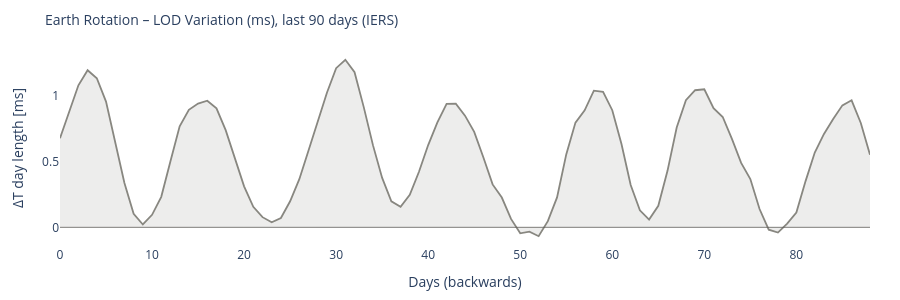

The cell this chart's notebook holds for it:
### Code cell
# ============================================================
# EARTH ROTATION – LOD variation (if IERS available)
# ============================================================

lod_col = None
if df_iers is not None:
    lod_col = next((c for c in df_iers.columns if 'lod' in c), None)

if df_iers is not None and lod_col:
    fig = go.Figure()
    fig.add_trace(go.Scatter(
        y=df_iers[lod_col].values,
        mode='lines',
        line=dict(color='#888780', width=1.8),
        fill='tozeroy', fillcolor='rgba(136,135,128,0.15)',
        name='LOD'
    ))
    fig.add_hline(y=0, line_color='#5F5E5A', line_width=0.8)
    fig.update_layout(
        title=dict(text='Earth Rotation – LOD Variation (ms), last 90 days (IERS)', font=dict(size=14)),
        xaxis_title='Days (backwards)', yaxis_title='ΔT day length [ms]',
        height=300,
        plot_bgcolor='rgba(0,0,0,0)', paper_bgcolor='rgba(0,0,0,0)',
        margin=dict(l=60, r=30, t=50, b=40)
    )
    fig.show()
else:
    print('IERS LOD data unavailable or column not found.')
    print('Reference: nominal day length =', CONSTANTS['sidereal_day_s'], 's')

### Figure 1 — Plotly figure (JSON) as saved in the notebook; plotly's stock layout.template omitted (floating-point values rounded to 4 significant figures)
{"data": [{"fill": "tozeroy", "fillcolor": "rgba(136,135,128,0.15)", "line": {"color": "#888780", "width": 1.8}, "mode": "lines", "name": "LOD", "type": "scatter", "y": [0.6776, 0.8844, 1.08, 1.195, 1.133, 0.9558, 0.6526, 0.3378, 0.103, 0.0217, 0.0954, 0.232, 0.5029, 0.7685, 0.8931, 0.9411, 0.963, 0.9044, 0.7392, 0.5277, 0.3116, 0.1557, 0.0774, 0.0379, 0.0706, 0.1982, 0.3662, 0.5839, 0.8048, 1.023, 1.21, 1.274, 1.18, 0.9141, 0.625, 0.3761, 0.1978, 0.1567, 0.2476, 0.4226, 0.6257, 0.7986, 0.9394, 0.9398, 0.849, 0.726, 0.5308, 0.3264, 0.2265, 0.064, -0.0451, -0.0326, -0.0674, 0.0467, 0.2277, 0.5546, 0.7964, 0.8894, 1.039, 1.03, 0.8905, 0.6339, 0.322, 0.1295, 0.0594, 0.164, 0.4296, 0.7596, 0.9667, 1.042, 1.05, 0.9055, 0.839, 0.6722, 0.4901, 0.3669, 0.1392, -0.0182, -0.0398, 0.0284, 0.1126, 0.3516, 0.569, 0.7101, 0.8229, 0.9274, 0.9657, 0.7934, 0.5518]}], "layout": {"height": 300, "margin": {"b": 40, "l": 60, "r": 30, "t": 50}, "paper_bgcolor": "rgba(0,0,0,0)", "plot_bgcolor": "rgba(0,0,0,0)", "shapes": [{"line": {"color": "#5F5E5A", "width": 0.8}, "type": "line", "x0": 0, "x1": 1, "xref": "x domain", "y0": 0, "y1": 0, "yref": "y"}], "title": {"font": {"size": 14}, "text": "Earth Rotation – LOD Variation (ms), last 90 days (IERS)"}, "xaxis": {"title": {"text": "Days (backwards)"}}, "yaxis": {"title": {"text": "ΔT day length [ms]"}}}}
